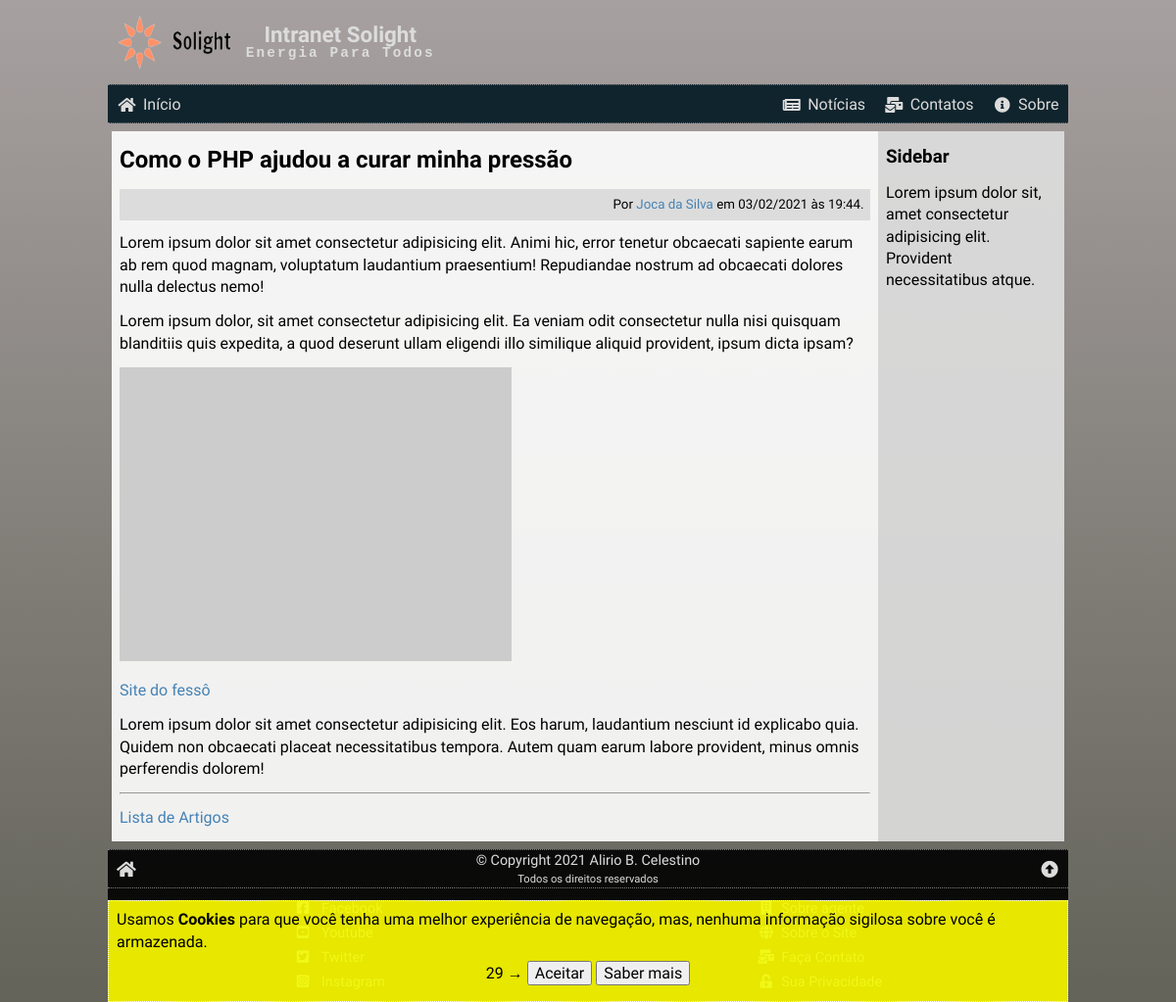
Before: /ler.php?id=4 with the older database file.
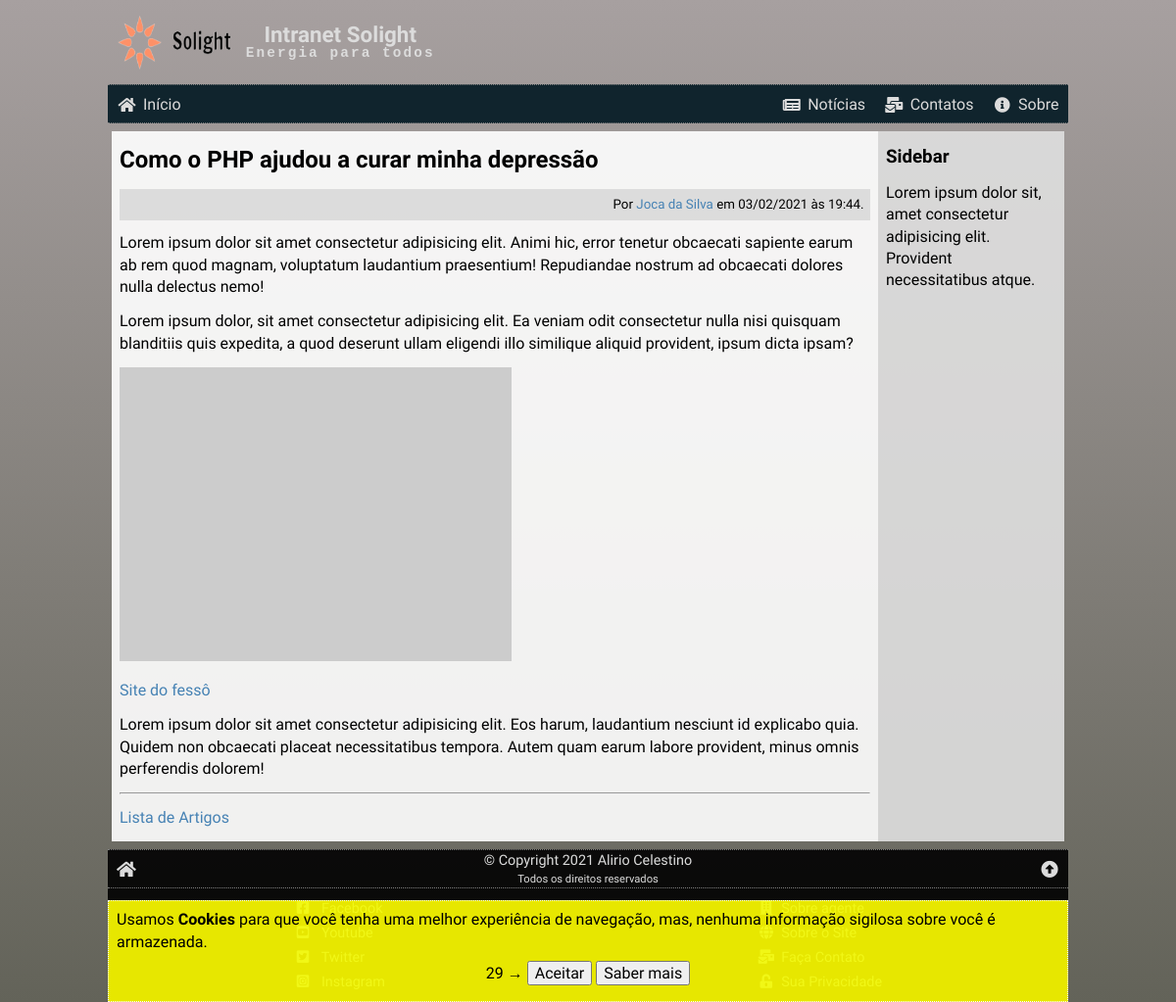
After: the same page with the newer database file.
### tables this page shows
CREATE TABLE content (
    cont_id INT NOT NULL PRIMARY KEY AUTO_INCREMENT,
    cont_date TIMESTAMP DEFAULT CURRENT_TIMESTAMP,
    cont_image VARCHAR(255) NOT NULL,
    cont_title VARCHAR(127) NOT NULL,
    cont_preview VARCHAR(255) NOT NULL,
    cont_text LONGTEXT NOT NULL,
    cont_author INT NOT NULL,
    cont_status ENUM ('ativo', 'inativo') DEFAULT 'ativo',
    FOREIGN KEY (cont_author) REFERENCES authors (aut_id)
);

CREATE TABLE authors (
    aut_id INT NOT NULL PRIMARY KEY AUTO_INCREMENT,
    aut_date TIMESTAMP DEFAULT CURRENT_TIMESTAMP,
    aut_avatar VARCHAR(255) NOT NULL,
    aut_name VARCHAR(127) NOT NULL,
    aut_link VARCHAR(255) NOT NULL,
    status ENUM ('ativo', 'inativo') DEFAULT 'ativo'
);

### _config.php (called while the page is built, shortened)
<?php
if ($_SERVER['SERVER_NAME'] == 'localhost') {
    $conn = new mysqli('localhost', 'root', '', 'intranet');
} else {
    $conn = new mysqli('server', 'user', 'password', 'database');
}
$conn->query('SET NAMES utf8');
$conn->query('SET character_set_connection=utf8');
$conn->query('SET character_set_client=utf8');
$conn->query('SET character_set_results=utf8');
$conn->query('SET GLOBAL lc_time_names=pt_BR');
$conn->query('SET lc_time_names=pt_BR');
$_C = array();
$res = $conn->query("SELECT * FROM config");
while ($data = $res->fetch_assoc()) {
    $_C[$data['variable']] = $data['value'];
}

### ler.php (the view, shortened to what the changed rows need)
<?php
require('./_config.php');
$_C['pageTitle'] = 'Artigo Completo';
$_C['pageCSS'] = './ler.css';
$_C['pageJS'] = '';
$artHTML = '';
$id = (isset($_GET['id'])) ? intval($_GET['id']) : 0;
$sql = "SELECT *, DATE_FORMAT(cont_date, '%d/%m/%Y às %H:%i') AS datebr
        FROM `content`
        INNER JOIN authors ON aut_id = cont_author
        WHERE `cont_id` = '{$id}' AND `cont_status` = 'ativo'";
$res = $conn->query($sql);
$art = $res->fetch_assoc();
$artHTML .= <<<HTML
    <h2>{$art['cont_title']}</h2>
    <small class="autordata">
        Por <a href="{$art['aut_link']}" target="_blank">{$art['aut_name']}</a> em {$art['datebr']}.
    </small>
    {$art['cont_text']}
    <hr>
    <p class="center">
        <a href="/">Lista de Artigos</a>
    </p>
HTML;
$_C['pageTitle'] = $art['cont_title'];
require('./_header.php');
?>
<article>
    <?php echo $artHTML ?>
</article>
<?php
require('./_footer.php');
?>

### _header.php (shortened to what the changed rows need)
<?php
if ($_C['pageTitle'] == '') {
    $page_title = "{$_C['siteName']} .:. {$_C['siteSlogan']}";
} else {
    $page_title = "{$_C['siteName']} .:. {$_C['pageTitle']}";
}
if ($_C['pageCSS'] == '') {
    $page_css = '';
} else {
    $page_css = "<link rel=\"stylesheet\" href=\"/css/{$_C['pageCSS']}\">\n\t";
}
?>
<!DOCTYPE html>
<html lang="pt-br">
<head>
    <link rel="stylesheet" href="./css/global.css">
    <link rel="stylesheet" href="https://cdnjs.cloudflare.com/ajax/libs/font-awesome/5.15.2/css/all.min.css">
    <?php echo $page_css ?><title><?php echo $page_title ?></title>
</head>
<body>
    <div class="wrap">
        <header>
            <h1>Intranet <?php echo $_C['siteName'] ?><small><?php echo $_C['siteSlogan'] ?></small></h1>
        </header>
        <main>

### _footer.php (shortened to what the changed rows need)
</main>
<footer>
    <div class="info">
        <a href="/" title="Ir para a página inicial."><i class="fas fa-fw fa-home"></i></a>
        <div>
            <?php echo $_C['copyright'] ?>
            <small>Todos os direitos reservados</small>
        </div>
        <a href="#top" title="ir para o topo desta página."><i class="fas fa-fw fa-arrow-alt-circle-up"></i></a>
    </div>
</footer>
</div>
</body>
</html>

Changed rows visible on the page:
changed content "Joca da Silva": cont_title "Como o PHP ajudou a curar minha pressão" → "Como o PHP ajudou a curar minha depressão"
Other visible differences:
$_C['siteSlogan']: "Energia Para Todos" → "Energia para todos"
$_C['copyright']: "© Copyright 2021 Alirio B. Celestino" → "© Copyright 2021 Alirio Celestino"
